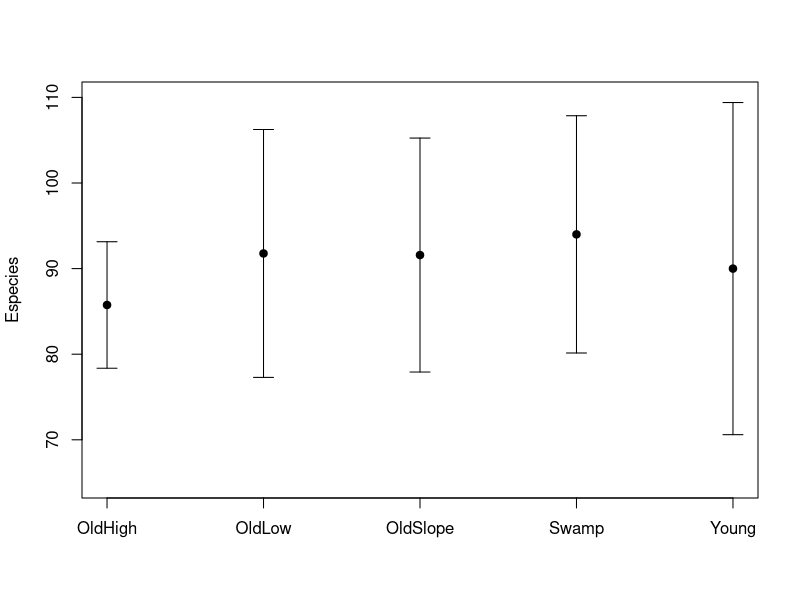
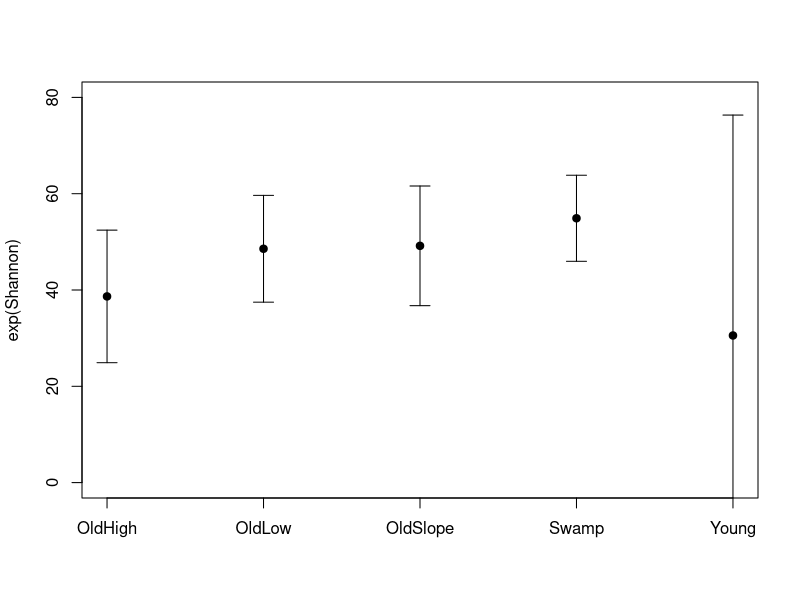
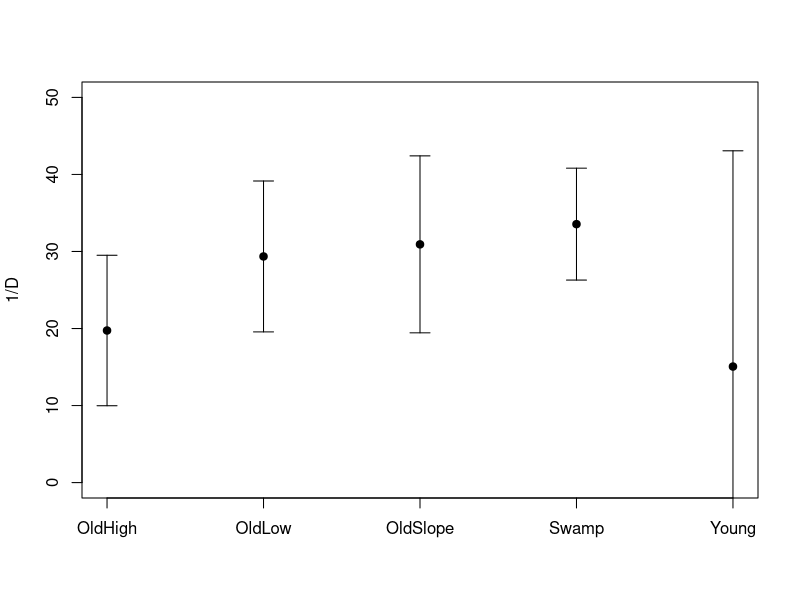
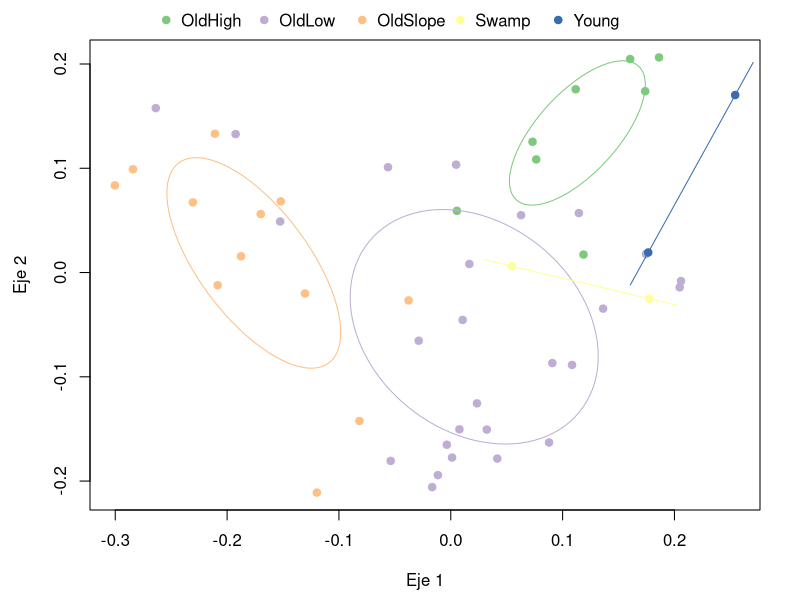
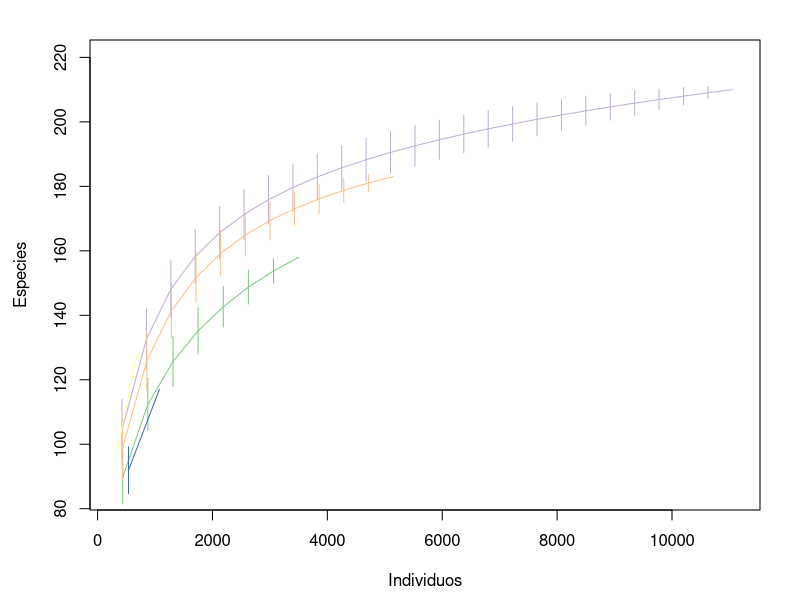
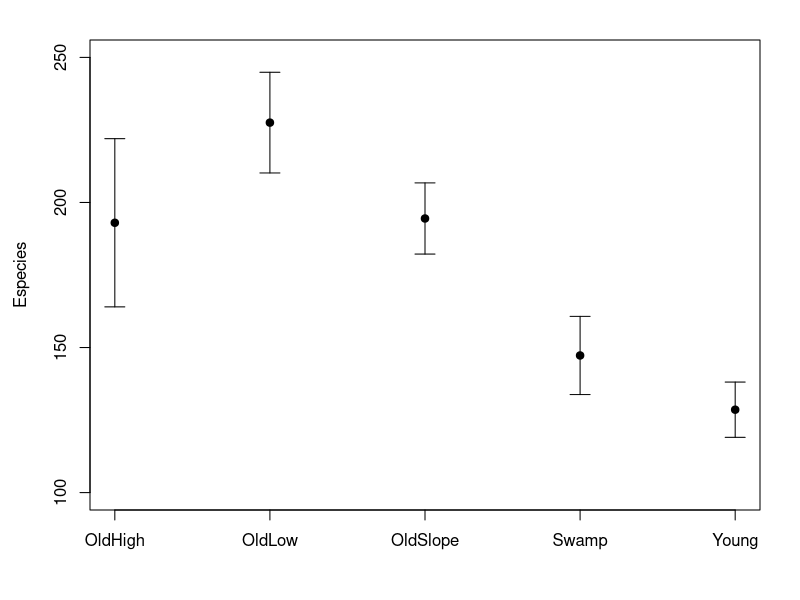

Here is the R script that generated these plots, in order:
# Cargar paquetes
library(vegan)
library(RColorBrewer)
# Cargar datos
data("BCI")
data("BCI.env")
# Funcion para barras de error
error.bar <- function(x,y,upper,lower=upper,length=0.1,type=c("X","Y"),...){if(length(x) != length(y) | length(y) !=length(lower) | length(lower) != length(upper))
  stop("vectors must be same length")
  if(missing(type)){type="Y"}
   if(type=="Y"){
    arrows(x,upper, x,lower, angle=90, code=3, length=length, ...)
  }
  else if(type=="X"){
    arrows(upper,y,lower,y, angle=90, code=3, length=length, ...)
  }
}

# Estimar la diversidad utilizando los números de Hill
# Gamma
# Sumar todos los individuos por especie
BCI.tot<-apply(BCI,2,sum)
q0<-specnumber(BCI.tot)
q1<-exp(diversity(BCI.tot))
q2<-diversity(BCI.tot,"invsimpson")

# Gamma por habitat
# Sumar los individuos por habitat
BCI.hab<-apply(BCI,2,function(x)tapply(x,BCI.env$Habitat,sum))
q0.hab<-specnumber(BCI.hab)
q1.hab<-exp(diversity(BCI.hab))
q2.hab<-diversity(BCI.hab,"invsimpson")

# Diversidad alpha por parcela
q0.parcela<-specnumber(BCI)
q1.parcela<-exp(diversity(BCI))
q2.parcela<-diversity(BCI,"invsimpson")

# Promedio de la diversidad por parcela
q0.prom.hab<-tapply(q0.parcela,BCI.env$Habitat,mean)
q1.prom.hab<-tapply(q1.parcela,BCI.env$Habitat,mean)
q2.prom.hab<-tapply(q2.parcela,BCI.env$Habitat,mean)

# Intervalo de confianza de la diversidad por parcela
q0.UP.hab<-q0.prom.hab+tapply(q0.parcela,BCI.env$Habitat,sd)*1.96
q0.LO.hab<-q0.prom.hab-tapply(q0.parcela,BCI.env$Habitat,sd)*1.96
q1.UP.hab<-q1.prom.hab+tapply(q1.parcela,BCI.env$Habitat,sd)*1.96
q1.LO.hab<-q1.prom.hab-tapply(q1.parcela,BCI.env$Habitat,sd)*1.96
q2.UP.hab<-q2.prom.hab+tapply(q2.parcela,BCI.env$Habitat,sd)*1.96
q2.LO.hab<-q2.prom.hab-tapply(q2.parcela,BCI.env$Habitat,sd)*1.96

# Ver las diferencias por habitat
habitats<-levels(BCI.env$Habitat)
cols<-brewer.pal(5,"Accent")
# q0
plot(1:5,q0.prom.hab,pch=19,xlab="",ylab="Especies",ylim=c(65,110),xaxt="n")
axis(1,1:5,labels = levels(BCI.env$Habitat))
error.bar(x=1:5,y=q0.prom.hab,upper=q0.UP.hab,lower=q0.LO.hab)

#q1
plot(1:5,q1.prom.hab,pch=19,xlab="",ylab="exp(Shannon)",ylim=c(0,80),xaxt="n")
axis(1,1:5,labels = levels(BCI.env$Habitat))
error.bar(x=1:5,y=q1.prom.hab,upper=q1.UP.hab,lower=q1.LO.hab)

#q2
plot(1:5,q2.prom.hab,pch=19,xlab="",ylab="1/D",ylim=c(0,50),xaxt="n")
axis(1,1:5,labels = levels(BCI.env$Habitat))
error.bar(x=1:5,y=q2.prom.hab,upper=q2.UP.hab,lower=q2.LO.hab)

# Diversidad Beta
beta<-vegdist(BCI)
ordenamiento<-cmdscale(beta)

# Veamos los resultados
par(mar=c(4.5,4.5,2,2))
plot(ordenamiento,type="n",xlab="Eje 1",ylab="Eje 2")
for(i in 1:5){
  points(ordenamiento[BCI.env$Habitat==habitats[i],],pch=19,col=cols[i])
}
ordiellipse(ordenamiento,BCI.env$Habitat,col=cols)
par(mar=c(0,0,0,0),fig=c(0,1,0,1),new=TRUE)
plot(0,0,type="n",axes=FALSE)
legend("top",habitats,pch=19,col=cols,bty="n",horiz = TRUE)

# Curvas de acumlación
mods<-by(BCI,BCI.env$Habitat,specaccum,method="rarefaction",simplify=FALSE)

par(mar=c(4.5,4.5,2,2))
plot(0,0,xlim=c(300,11100),ylim=c(85,220),type="n",xlab="Individuos"
     ,ylab="Especies")
for(i in 1:5){
  plot(mods[[i]],xvar="individuals",ci=1.96,add=TRUE,col=cols[i])
}


#Estimadores de riqueza
S.est<-by(BCI,BCI.env$Habitat,specpool,simplify = FALSE)
S.est<-matrix(unlist(S.est),ncol=9,nrow=5,byrow=TRUE,dimnames=list(habitats,names(S.est[[1]])))

plot(1:5,S.est[,"chao"],pch=19,xlab="",ylab="Especies",ylim=c(100,250),xaxt="n")
axis(1,1:5,labels = levels(BCI.env$Habitat))
error.bar(x=1:5,y=S.est[,"chao"]
          ,upper=S.est[,"chao"]+S.est[,"chao.se"]*1.96
            ,lower=S.est[,"chao"]-S.est[,"chao.se"]*1.96)
